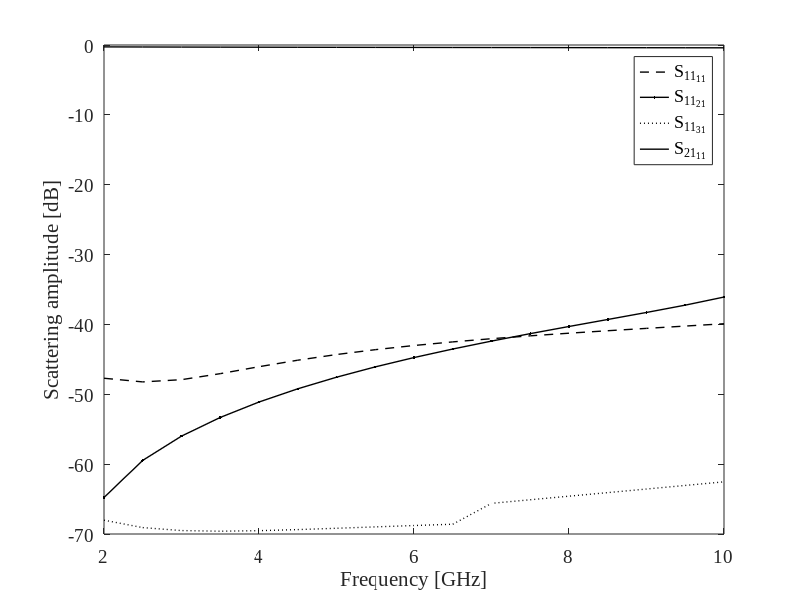

Source code (MATLAB):
% Accuracy
% Change default axes fonts.
set(0,'DefaultAxesFontName', 'Times New Roman')
set(0,'DefaultAxesFontSize', 14)

% Change default text fonts.
set(0,'DefaultTextFontname', 'Times New Roman')
set(0,'DefaultTextFontSize', 14)

set(0,'defaultlinelinewidth', 1);

set(gcf, 'PaperUnits', 'centimeters');
%set(gcf, 'PaperType', 'A4');
set(gcf, 'PaperSize', [8 10]);
S = [
2,-47.7035478529024,-64.7687158687411,-68.0226964261973,-0.269285576971641
2.5,-48.2282302631969,-59.4594651909528,-69.0850459054518,-0.283241471925744
3,-47.9075827601922,-55.9862384854889,-69.5091103915457,-0.294818481566296
3.5,-47.0469325745288,-53.3145546149166,-69.6005496286853,-0.304981190357141
4,-46.052006290981,-51.1069373652594,-69.5242175655348,-0.314247009468623
4.5,-45.1213244640717,-49.214662576512,-69.3684894991003,-0.32290923460774
5,-44.3092934226512,-47.556068273532,-69.1797249011146,-0.331141075435961
5.5,-43.6139810973688,-46.0783290307085,-68.9819289723289,-0.339048049838742
6,-43.017391981362,-44.7431985003716,-68.7873271033763,-0.346696061055083
6.5,-42.499550599479,-43.5207897947552,-68.6019407771442,-0.354127205642885
7,-42.0426468853201,-42.3862539144843,-65.611213520191,-0.361369018624104
7.5,-41.6318278020446,-41.3175902307195,-65.0986571194244,-0.368440028672796
8,-41.2549504030822,-40.2937498360014,-64.5865432293015,-0.375353155037371
8.5,-40.9020381483987,-39.2924385375682,-64.0743200749931,-0.382117796197507
9,-40.5646189591673,-38.2867308691682,-63.5615893483175,-0.388741091869448
9.5,-40.2347899163717,-37.23838061379,-63.0485676668632,-0.395228611720332
10,-39.9023521829569,-36.0807669401183,-62.5332704766217,-0.401581327786307];
    

figure; 
plot(S(:,1), S(:,2), '--k',...
    S(:,1), S(:,3),'.-k',...
    S(:,1), S(:,4),':k',...
    S(:,1), S(:,5),'-k');
%axis([1 1e4 1e-4 1])
xlabel('Frequency [GHz]')
ylabel('Scattering amplitude [dB]')
legend('S_{{11}_{11}}', 'S_{{11}_{21}}',...
    'S_{{11}_{31}}','S_{{21}_{11}}','location','best')
